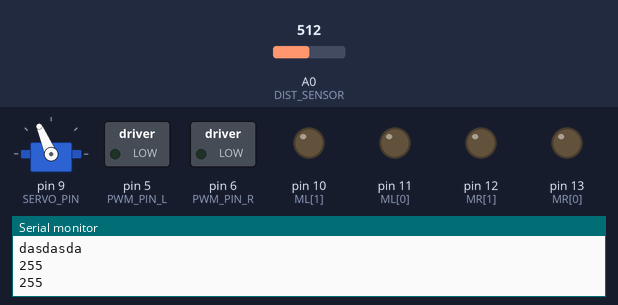
Recording of a sketch running on a simulated Arduino Uno, built with avr-gcc and run on an emulated ATmega328P. Parts: servo, switched loads named in the sketch (green lamp = pin HIGH), output pins drawn as LEDs (lit = HIGH), the last lines printed to the serial monitor. The test bench sets the inputs (shaded band); at power-on: A0 (DIST_SENSOR) = 512.

Above: at 0.15 s.
1.3 s: A0 (DIST_SENSOR) set to 290
At 2.86 s:
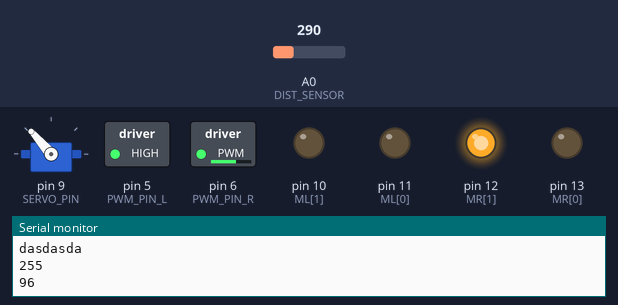
4.3 s: A0 (DIST_SENSOR) set to 319
At 5.27 s:
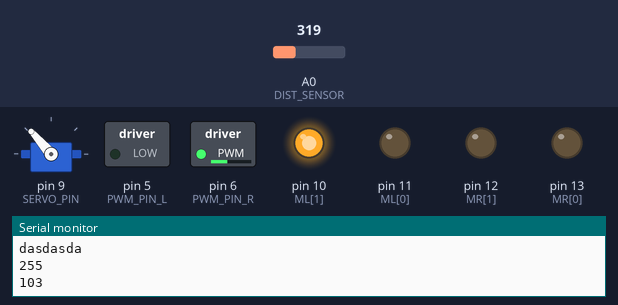
7.3 s: A0 (DIST_SENSOR) set to 511
At 10.09 s:
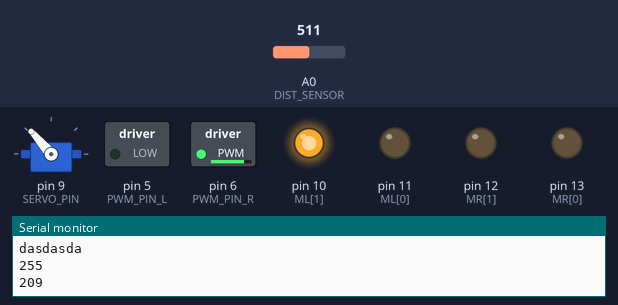
10.3 s: A0 (DIST_SENSOR) set to 122
At 12.5 s:
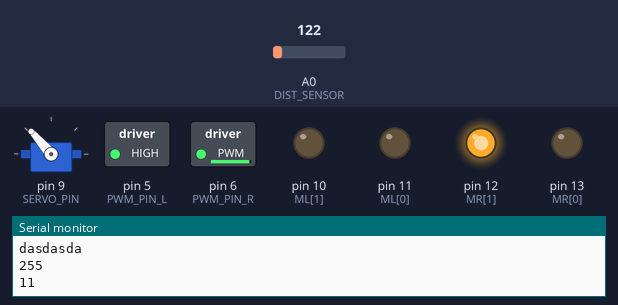
16.3 s: A0 (DIST_SENSOR) set to 306
At 17.0 s:
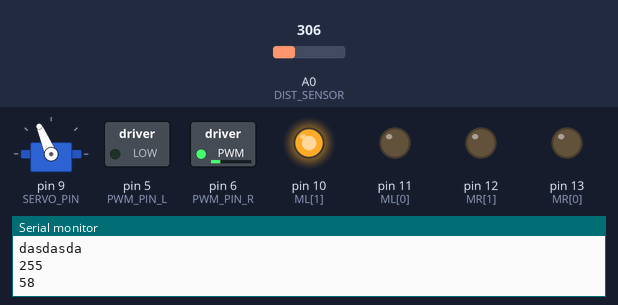
Timing chart, 0 to 20.3 s (numbered marks = the images above; inputs shaded):
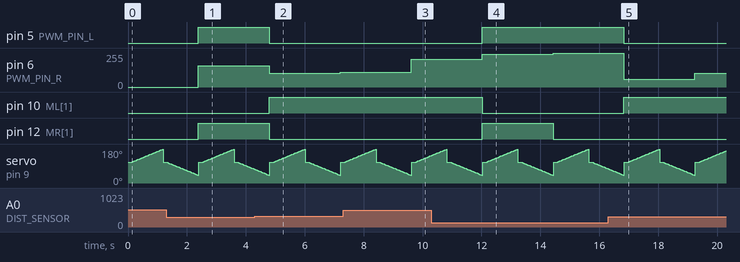

Measured:
- the behaviour switches between 300 and 301 on A0 (DIST_SENSOR) (found by bisection; images 1 and 2)
- after the input at 1.3 s, pin 5 (PWM_PIN_L), pin 12 (MR[1]): LOW → HIGH after 1.1 s; pin 6 (PWM_PIN_R): 0/255 → 159/255 after 1.1 s; pin 10 (ML[1]): stays LOW (without the input it goes to HIGH after 1.1 s)
- after the input at 4.3 s, pin 5 (PWM_PIN_L): HIGH → LOW after 0.50 s; pin 6 (PWM_PIN_R): 159/255 → 103/255 after 0.50 s, → 111/255 2.4 s later; pin 10 (ML[1]): LOW → HIGH after 0.50 s
- after the input at 7.3 s, pin 6 (PWM_PIN_R): 111/255 → 209/255 after 2.3 s
- after the input at 10.3 s, pin 5 (PWM_PIN_L): LOW → HIGH after 1.7 s; pin 6 (PWM_PIN_R): 209/255 → 244/255 after 1.7 s, → 255/255 2.4 s later; pin 10 (ML[1]): HIGH → LOW after 1.7 s; pin 12 (MR[1]): LOW → HIGH after 1.7 s, → LOW 2.4 s later
- after the input at 16.3 s, pin 5 (PWM_PIN_L): HIGH → LOW after 0.54 s; pin 6 (PWM_PIN_R): 255/255 → 58/255 after 0.54 s, → 105/255 2.4 s later; pin 10 (ML[1]): LOW → HIGH after 0.54 s

The sketch:

basic_pwm.ino
```cpp
#include <Servo.h>

const int numReadings = 5;
Servo myservo;  // create a servo object
int pos = 0;

int ML[2] = {11,10};
int MR[2] = {13,12};
int PWM_PIN_L = 5;
int PWM_PIN_R = 6;
int PWM_L = 255;
int PWM_R = 255;
int PWM_DIFF = 256/4;

int SERVO_PIN = 9;
int DIST_SENSOR = A0;
int LIMIT_DISTANCE = 300;
void setup() {
  // put your setup code here, to run once:
  // left motor
  pinMode(ML[0], OUTPUT);
  pinMode(ML[1], OUTPUT);

  // roght motor
  pinMode(MR[0], OUTPUT);
  pinMode(MR[1], OUTPUT);

  // pwm
  pinMode(PWM_PIN_L, OUTPUT);
  pinMode(PWM_PIN_R, OUTPUT);

  myservo.attach(SERVO_PIN);

  Serial.begin(9600);

}

void loop() {
  // read the input on analog pin 0:
  int sensorValue = getAverageDistance();
//  Serial.println(sensorValue);
  Serial.println("-L-R-");
  Serial.println("dasdasda");
  Serial.println(PWM_L);
  Serial.println(PWM_R);

  decide_turn();

}

void decide_turn() {

  // check right
  int left_count=0, right_count=0;
  int cnt=0;
  long tmp=0;
  myservo.write(110);              // tell servo to go to position in variable 'pos'
  delay(100);                       // waits 15ms for the servo to reach the position
  for (pos = 110; pos < 110 + 70; pos += 1) { // goes from 0 degrees to 180 degrees
    // in steps of 1 degree
    myservo.write(pos);              // tell servo to go to position in variable 'pos'
    delay(15);                       // waits 15ms for the servo to reach the position
    int distance = getAverageDistance();
    tmp = tmp + distance;cnt++;
    if (distance > LIMIT_DISTANCE) {
      left_count++;
    }
  }

  int avgLeft = tmp / cnt;
//  PWM_L = normalizeDistance(avgLeft);
  // bring to center
  myservo.write(110);
  delay(100);

  // check left
  tmp = 0; cnt = 0;
  for (pos = 110; pos > 110 - 70; pos -= 1) { // goes from 180 degrees to 0 degrees
    myservo.write(pos);              // tell servo to go to position in variable 'pos'
    delay(15);                       // waits 15ms for the servo to reach the position
    int distance = getAverageDistance();
    tmp = tmp + distance;cnt++;
    if (distance > LIMIT_DISTANCE) {
      right_count++;
    }
  }

  int avgRight = tmp / cnt;
  PWM_R = normalizeDistance(avgRight);

  // decide
  Serial.println(left_count);
  Serial.println(right_count);

  if (left_count > 3 || right_count > 3) {
    if (left_count > right_count) {
      // turn right
      Serial.println("TURN RIGHT left>right");
      right();
    } else {
      // turn left
      Serial.println("TURN LEFT left<right");
      left();
    }
  } else {
    PWM_L = 255;
    PWM_R = 255;
    forward();
  }

  // bring to center
  myservo.write(110);
  delay(15);

}

int getAverageDistance() {
  int total = 0;
  for (int i = 1; i <= numReadings; i++) {
    // read from the sensor:
    total = total + analogRead(DIST_SENSOR);
  }
  return total/numReadings;
}

int normalizeDistance(int val) {
  int MIN = 100;
  int MAX = 600;
  int adjVal = 0;
  if (val < MIN) {
    adjVal = 0;
  } else if (val < MAX) {
    adjVal = (val - MIN) * 255.0 / (MAX-MIN);
  } else {
    adjVal = 255;
  }
  Serial.println("-------");
  Serial.println(val);
  Serial.println(adjVal);
  Serial.println("-------");

  return adjVal;
}

void halfSpeed() {
  PWM_L = 255/2;
  PWM_R = 255/2;
  forward();
}
// forward move
void forward() {
  // move left and right motors forward
  //digitalWrite(ML[0], HIGH);
  analogWrite(PWM_PIN_L, PWM_L);
  digitalWrite(ML[1], LOW);

  //digitalWrite(MR[0], HIGH);
  analogWrite(PWM_PIN_R, PWM_R);
  digitalWrite(MR[1], LOW);
}

// reverse move
void reverse() {
  // move left and right motors forward
  //digitalWrite(ML[0], LOW);
  analogWrite(PWM_PIN_L, 255 - PWM_L);
  digitalWrite(ML[1], HIGH);

  //digitalWrite(MR[0], LOW);
  analogWrite(PWM_PIN_R, 255 - PWM_R);
  digitalWrite(MR[1], HIGH);
}

// left move
void left() {
  // move left motor backwards
//  digitalWrite(ML[0], LOW);
  analogWrite(PWM_PIN_L, 255 - PWM_L);
  digitalWrite(ML[1], HIGH);

  // move right motor forward
//  digitalWrite(MR[0], HIGH);
  analogWrite(PWM_PIN_R, PWM_R);
  digitalWrite(MR[1], LOW);
}

// forward the motor
void right() {
  // move left motor backwards
  //digitalWrite(ML[0], HIGH);
  analogWrite(PWM_PIN_L, PWM_L);
  digitalWrite(ML[1], LOW);

  // move right motor forward
  //digitalWrite(MR[0], LOW);
  analogWrite(PWM_PIN_R, 255-PWM_R);
  digitalWrite(MR[1], HIGH);
}

void freeStop() {
  //digitalWrite(ML[0], LOW);
  analogWrite(PWM_PIN_L, 255-PWM_L);
  digitalWrite(ML[1], LOW);

  //digitalWrite(MR[0], LOW);
  analogWrite(PWM_PIN_R, 255-PWM_R);
 digitalWrite(MR[1], LOW);
  delay(1000);
}
```
